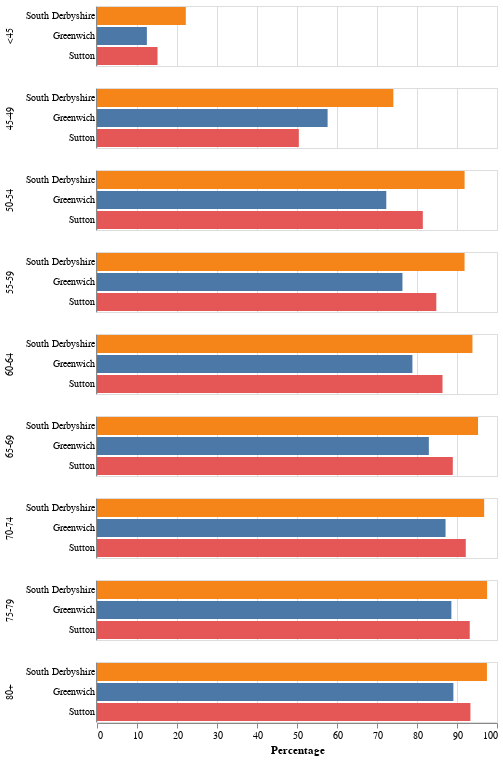

Source (notebook cell):
### Code cell
option = ["Sutton", "South Derbyshire", "Greenwich"]

columns_to_drop = ["Region Code (Administrative)", "Region Name (administrative)", "UTLA Code", "UTLA Name", "LTLA Code"]

local_area = combined.loc[combined["LTLA Name"].isin(option)].drop(columns_to_drop, axis=1)
local_area_absolute = vaccinations.loc[vaccinations["LTLA Name"].isin(option)].drop(columns_to_drop, axis=1)
local_area_population = population.loc[population["LTLA Name"].isin(option)].drop(["LTLA Code"], axis=1)

local_area.rename(columns={"Under 45": "<45"}, inplace=True)
melted_local_area = local_area.melt(value_vars=local_area.columns.drop(["LTLA Name"]), id_vars=["LTLA Name"])
melted_local_area = melted_local_area.rename(columns={"value": "Percentage", "variable": "Age"})    
melted_local_area.reset_index(level=0, inplace=True)

chart = alt.Chart(melted_local_area).mark_bar().encode(
    y=alt.Y('LTLA Name', sort=["index"], axis=alt.Axis(labels=True, ticks=False), title=None),
    x=alt.X('Percentage', scale=alt.Scale(domain=[0, 100])),
    color=alt.Color('LTLA Name', legend=None ),
    row=alt.Row("Age", title=None, sort=["index"]),        
    tooltip=["Age", alt.Tooltip('Percentage', format='.2f')] 
).properties()

chart.save("images/by_local_areas.svg")
chart

### Figure 1 — Vega-Lite specification as saved in the notebook (floating-point values rounded to 4 significant figures)
{"config": {"view": {"continuousWidth": 400, "continuousHeight": 300}}, "data": {"name": "data-d7eb57bb50a1ab36d7b6228ac48dd194"}, "mark": "bar", "encoding": {"color": {"type": "nominal", "field": "LTLA Name", "legend": null}, "row": {"type": "nominal", "field": "Age", "sort": ["index"], "title": null}, "tooltip": [{"type": "nominal", "field": "Age"}, {"type": "quantitative", "field": "Percentage", "format": ".2f"}], "x": {"type": "quantitative", "field": "Percentage", "scale": {"domain": [0, 100]}}, "y": {"type": "nominal", "axis": {"labels": true, "ticks": false}, "field": "LTLA Name", "sort": ["index"], "title": null}}, "$schema": "https://vega.github.io/schema/vega-lite/v4.8.1.json", "datasets": {"data-d7eb57bb50a1ab36d7b6228ac48dd194": [{"index": 0, "LTLA Name": "South Derbyshire", "Age": "<45", "Percentage": 22.2}, {"index": 1, "LTLA Name": "Greenwich", "Age": "<45", "Percentage": 12.47}, {"index": 2, "LTLA Name": "Sutton", "Age": "<45", "Percentage": 15.13}, {"index": 3, "LTLA Name": "South Derbyshire", "Age": "45-49", "Percentage": 74.09}, {"index": 4, "LTLA Name": "Greenwich", "Age": "45-49", "Percentage": 57.65}, {"index": 5, "LTLA Name": "Sutton", "Age": "45-49", "Percentage": 50.46}, {"index": 6, "LTLA Name": "South Derbyshire", "Age": "50-54", "Percentage": 91.9}, {"index": 7, "LTLA Name": "Greenwich", "Age": "50-54", "Percentage": 72.32}, {"index": 8, "LTLA Name": "Sutton", "Age": "50-54", "Percentage": 81.45}, {"index": 9, "LTLA Name": "South Derbyshire", "Age": "55-59", "Percentage": 91.89}, {"index": 10, "LTLA Name": "Greenwich", "Age": "55-59", "Percentage": 76.37}, {"index": 11, "LTLA Name": "Sutton", "Age": "55-59", "Percentage": 84.83}, {"index": 12, "LTLA Name": "South Derbyshire", "Age": "60-64", "Percentage": 93.86}, {"index": 13, "LTLA Name": "Greenwich", "Age": "60-64", "Percentage": 78.85}, {"index": 14, "LTLA Name": "Sutton", "Age": "60-64", "Percentage": 86.38}, {"index": 15, "LTLA Name": "South Derbyshire", "Age": "65-69", "Percentage": 95.26}, {"index": 16, "LTLA Name": "Greenwich", "Age": "65-69", "Percentage": 82.96}, {"index": 17, "LTLA Name": "Sutton", "Age": "65-69", "Percentage": 88.95}, {"index": 18, "LTLA Name": "South Derbyshire", "Age": "70-74", "Percentage": 96.79}, {"index": 19, "LTLA Name": "Greenwich", "Age": "70-74", "Percentage": 87.14}, {"index": 20, "LTLA Name": "Sutton", "Age": "70-74", "Percentage": 92.19}, {"index": 21, "LTLA Name": "South Derbyshire", "Age": "75-79", "Percentage": 97.53}, {"index": 22, "LTLA Name": "Greenwich", "Age": "75-79", "Percentage": 88.59}, {"index": 23, "LTLA Name": "Sutton", "Age": "75-79", "Percentage": 93.19}, {"index": 24, "LTLA Name": "South Derbyshire", "Age": "80+", "Percentage": 97.49}, {"index": 25, "LTLA Name": "Greenwich", "Age": "80+", "Percentage": 89.09}, {"index": 26, "LTLA Name": "Sutton", "Age": "80+", "Percentage": 93.36}]}}
